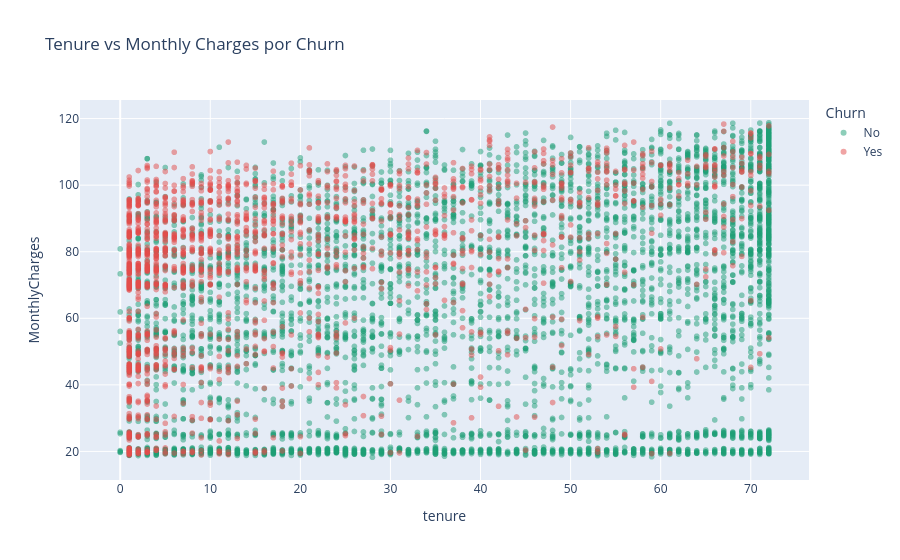

Notebook source saved alongside this figure:
### Code cell
fig = px.scatter(df, x='tenure', y='MonthlyCharges',
                 color='Churn', opacity=0.5,
                 title='Tenure vs Monthly Charges por Churn',
                 color_discrete_map={'Yes': '#E24B4A', 'No': '#1D9E75'})
fig.show()

### Figure 1 — Plotly figure (JSON) as saved in the notebook; plotly's stock layout.template omitted (floating-point values rounded to 4 significant figures; data arrays with more than 128 entries replaced by an {"elided": "..."} marker saying what was removed)
{"data": [{"hovertemplate": "Churn=No<br>tenure=%{x}<br>MonthlyCharges=%{y}<extra></extra>", "legendgroup": "No", "marker": {"color": "#1D9E75", "opacity": 0.5, "symbol": "circle"}, "mode": "markers", "name": "No", "showlegend": true, "type": "scattergl", "x": {"elided": "5174 int values"}, "xaxis": "x", "y": {"elided": "5174 float values"}, "yaxis": "y"}, {"hovertemplate": "Churn=Yes<br>tenure=%{x}<br>MonthlyCharges=%{y}<extra></extra>", "legendgroup": "Yes", "marker": {"color": "#E24B4A", "opacity": 0.5, "symbol": "circle"}, "mode": "markers", "name": "Yes", "showlegend": true, "type": "scattergl", "x": {"elided": "1869 int values"}, "xaxis": "x", "y": {"elided": "1869 float values"}, "yaxis": "y"}], "layout": {"legend": {"title": {"text": "Churn"}, "tracegroupgap": 0}, "title": {"text": "Tenure vs Monthly Charges por Churn"}, "xaxis": {"anchor": "y", "domain": [0, 1], "title": {"text": "tenure"}}, "yaxis": {"anchor": "x", "domain": [0, 1], "title": {"text": "MonthlyCharges"}}}}
